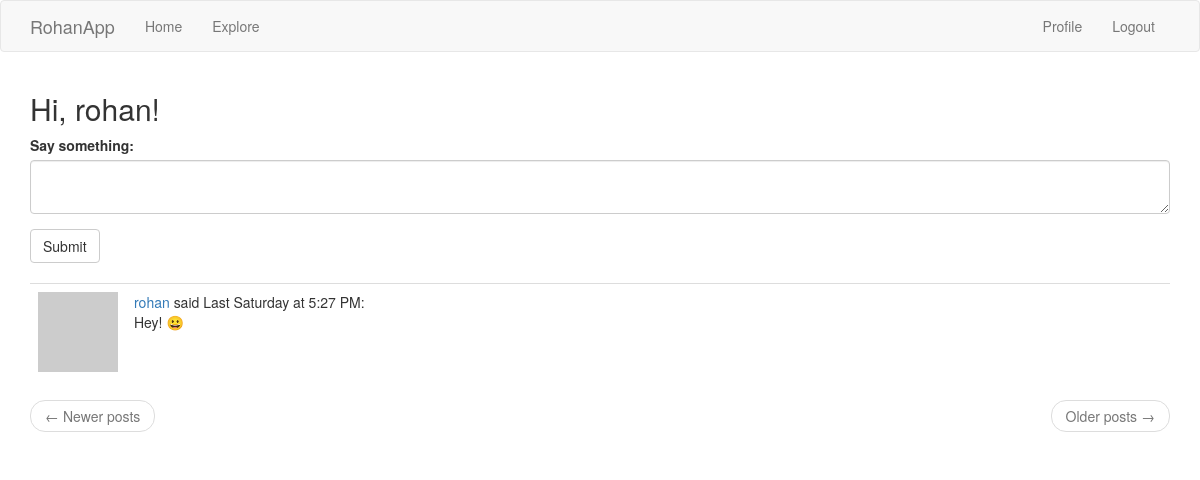
/index (signed in), run on an earlier commit of the app's database.
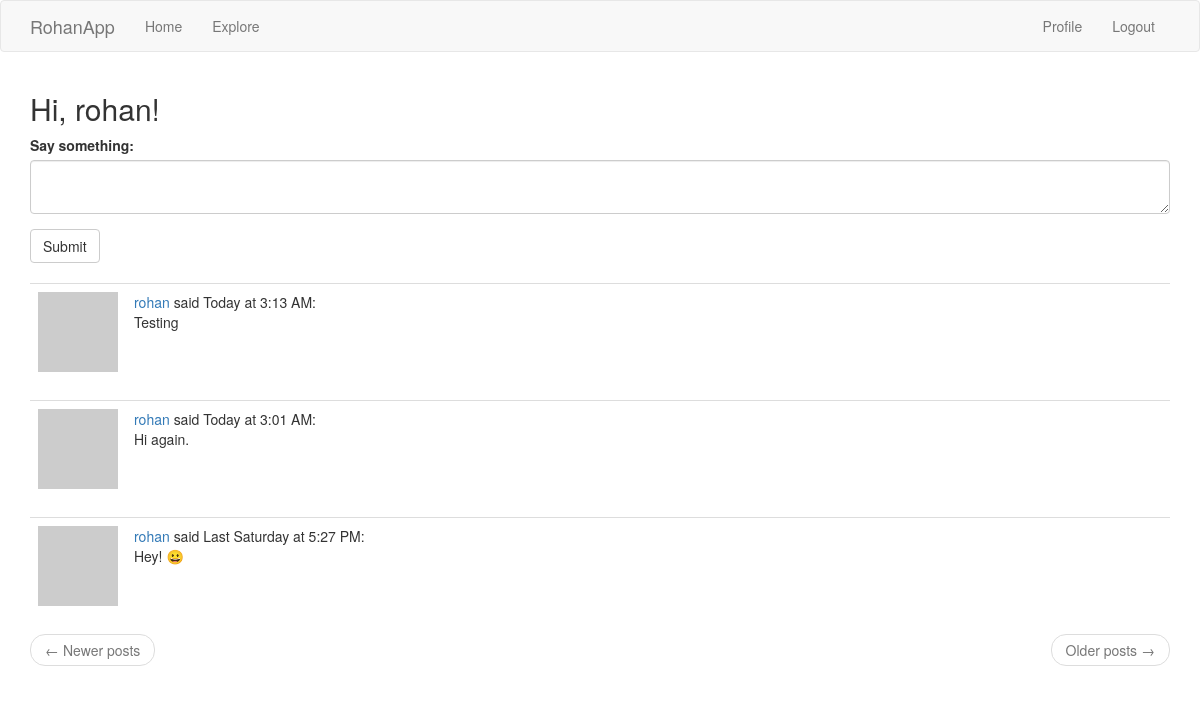
And on a later commit of the database.
### app/models.py (models this page shows, shortened)
class Post(db.Model):
    id = db.Column(db.Integer, primary_key=True)
    body = db.Column(db.String(140))
    timestamp = db.Column(db.DateTime, index=True, default=datetime.utcnow) # datetime.utcnow, NOT datetime.utcnow()
    user_id = db.Column(db.Integer, db.ForeignKey('user.id'))
    language = db.Column(db.String(5))

class User(UserMixin, db.Model):
    id = db.Column(db.Integer, primary_key=True)
    username = db.Column(db.String(64), index=True, unique=True)
    email = db.Column(db.String(120), index=True, unique=True)
    password_hash = db.Column(db.String(128))
    posts = db.relationship('Post', backref='author', lazy='dynamic') # u.posts, p.author(s)
    about_me = db.Column(db.String(140))
    last_seen = db.Column(db.DateTime, default=datetime.utcnow)
    followed = db.relationship('User', secondary=followers,
        primaryjoin=(followers.c.follower_id == id), # LEFT # why isn't it just followers.follower_id ?
        secondaryjoin=(followers.c.followed_id == id), # RIGHT
        backref=db.backref('followers', lazy='dynamic'), lazy='dynamic')
    def avatar(self, size):
        digest = md5(self.email.lower().encode('utf-8')).hexdigest() # .encode('utf-8') converts email string to bytes
        return 'https://www.gravatar.com/avatar/{}?d=identicon&s={}'.format(digest, size)
    def followed_posts(self):
        followed = Post.query.join(
            followers, (followers.c.followed_id == Post.user_id)).filter(
                followers.c.follower_id == self.id)
        own = Post.query.filter_by(user_id = self.id) # it's not filter(Post.user_id == self.id)
        return followed.union(own).order_by(Post.timestamp.desc())

### app/routes.py (the view, shortened to what this page needs)
@app.route('/', methods = ['GET', 'POST'])
@app.route('/index', methods = ['GET', 'POST'])
@login_required # built-in flash message: "Please log in to access this page."
def index():
    form = PostForm()
    page = request.args.get('page', 1, type=int)
    posts = current_user.followed_posts().paginate(
        page, app.config['POSTS_PER_PAGE'], False)
    next_url = url_for('index', page=posts.next_num) if posts.has_next else None
    prev_url = url_for('index', page=posts.prev_num) if posts.has_prev else None
    return render_template('index.html', title = 'Home', posts = posts.items, form = form,
                            next_url = next_url, prev_url = prev_url)

### app/forms.py
class PostForm(FlaskForm):
    post = TextAreaField('Say something:', validators=[DataRequired(), Length(min=1, max=140)])
    submit = SubmitField('Submit')

### app/models.py (called while the page is built)
@login.user_loader
def load_user(id):
    return User.query.get(int(id))

### app/routes.py (called while the page is built)
@app.before_request # executed just before any view function
def before_request():
    if current_user.is_authenticated:
        current_user.last_seen = datetime.utcnow() # .strftime('%m/%d/%Y %I:%M:%S %p')
        db.session.commit()
        g.locale = str(get_locale())

### app/templates/index.html
{% extends "base.html" %}
{% import 'bootstrap/wtf.html' as wtf %}
{% block app_content %}
    <h2>Hi, {{ current_user.username }}!</h2>
    {% if form %}
    {{ wtf.quick_form(form) }}
    <br>
    {% endif %}
    {% for post in posts %}
        {% include '_post.html' %}
    {% endfor %}
    <nav aria-label="...">
        <ul class="pager">
            <li class="previous{% if not prev_url %} disabled{% endif %}">
                <a href="{{ prev_url or '#' }}">
                    <span aria-hidden="true">&larr;</span> Newer posts
                </a>
            </li>
            <li class="next{% if not next_url %} disabled{% endif %}">
                <a href="{{ next_url or '#' }}">
                    Older posts <span aria-hidden="true">&rarr;</span>
                </a>
            </li>
        </ul>
    </nav>
{% endblock %}

### app/templates/_post.html (shortened to what this page needs)
<table class="table table-hover">
    <tr>
        <td width="70px">
            <a href="{{ url_for('user', username=post.author.username) }}">
                <img src="{{ post.author.avatar(70) }}" />
            </a>
        </td>
        <td>
            <a href="{{ url_for('user', username=post.author.username) }}">
                {{ post.author.username }}
            </a>
            said {{ moment(post.timestamp).calendar() }}:
            <br>
            {{ post.body }}
        </td>
    </tr>
</table>

What changed in the data, as far as the page shows it:
added Post: author.username "rohan", timestamp "Today at 3:13 AM", body "Testing"
added Post: author.username "rohan", timestamp "Today at 3:01 AM", body "Hi again."
